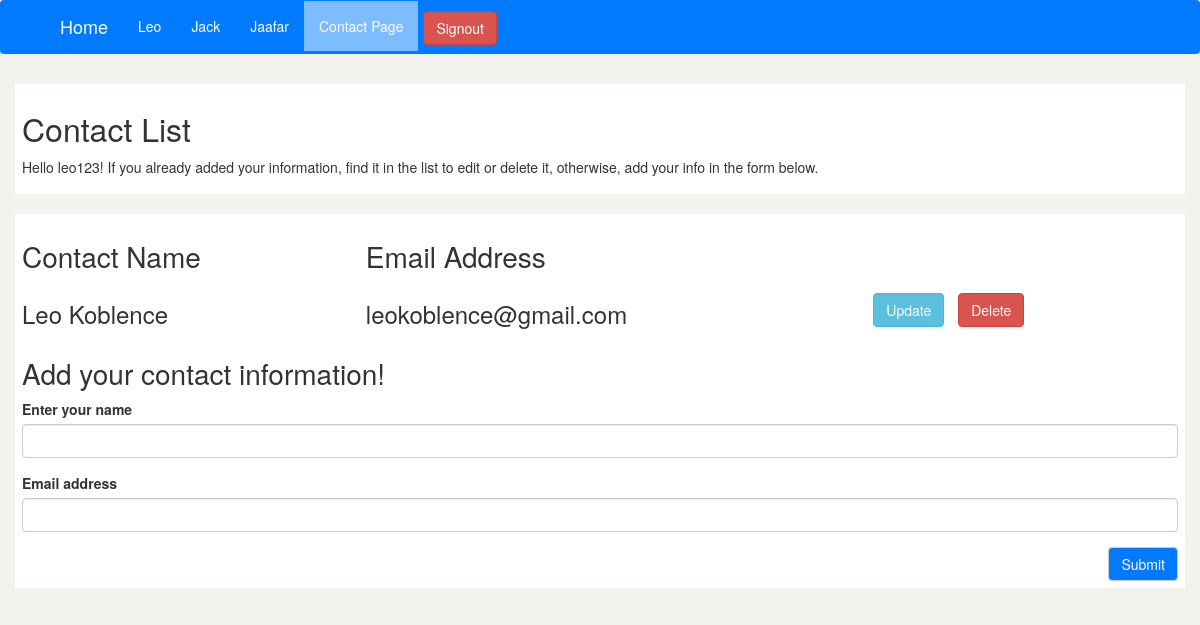
The app's page /contact (signed in) with its own data.
### app.py (models this page shows)
class Contact(db.Model):
	id = db.Column(db.Integer, primary_key=True)
	name = db.Column(db.String(200), nullable=False, unique=False)
	email = db.Column(db.String(200), nullable=False, unique=True)
	username = db.Column(db.String(200), nullable=False, unique=False)

### app.py (the view, shortened to what this page needs)
@app.route('/contact', methods=['GET', 'POST'])
def contact():
	contact = Contact.query.all()
	form = ContactForm()
	contacts = Contact().query.all()
	error = None
	return render_template('contact.html', form = form, contacts = contacts, authenticated=session['authenticated'], username=session['username'])

### app.py
class ContactForm(FlaskForm):
	name = StringField('Enter your name', validators=[DataRequired()])
	email = EmailField('Email address', [DataRequired(), Email()])
	submit = SubmitField('Submit')

### templates/contact.html (shortened to what this page needs)
{% extends "base.html" %}
{% set active_page = "contact" %}
{% import "bootstrap/wtf.html" as wtf %}
{% block content %}
<body>
<div class="bg-light">
	<main class="container">
		<div class="row display-flex">
			<div class ="bg-layout col-lg-12 col-md-12 col-xs-12">
					<h1> Contact List </h1>
					{% if authenticated %}
						<p>Hello {{username}}! If you already added your information, find it in the list to edit or delete it, otherwise, add your info in the form below.</p>
					{% else %}
						<p>To see our contact list, <a href ="{{url_for('create')}}">sign up</a> to add your contact information to our list, or <a href ="{{url_for('signin')}}">sign in</a> to edit or delete your already created information.</p>
					{% endif %}
			</div>
			{% if authenticated %}
				<div class ="bg-layout col-lg-12 col-md-12 col-xs-12 ">
					<table>
						<tr>
							<th><h2>Contact Name</h2></th>
							<th><h2>Email Address</h2></th>
							<th></th>
						</tr>
						{% for contact in contacts %}
						{% set update_url= url_for('edit_page', contactId=contact.id)%}
						{% set delete_url= url_for('delete', contactId=contact.id)%}
						<tr>
							<td><h3>{{contact.name}}</h3></td>
							<td><h3>{{contact.email}}</h3></td>
							{% if authenticated %}
								{% if username == contact.username %}
									<td><a href="{{update_url}}"><button id="update" class="btn btn-info" >Update </button> </a> <a href='{{delete_url}}'> <button id="delete" class="btn btn-danger"> Delete </button></a></td>
								{% endif %}
							{% endif %}
						</tr>
						{% endfor %}
					</table>
					{% if authenticated %}
						<h2>Add your contact information!</h2>
						{{ wtf.quick_form(form) }}
					{% endif %}
				</div>
			{% endif %}
		</div>
	</main>
</div>
</body>
{% endblock %}

### static/styles.css (style rules this page uses)
body { background-color: #f3f2ef; }
.bg-layout { background-color: white; padding: 7px; }
h1 { font-size: 32px; }
h2 { font-size: 28px; }
h3 { font-size: 24px; }
.row.display-flex { display: flex; flex-wrap: wrap; }
.row.display-flex > [class*='col-'] { display: flex; flex-direction: column; }
[class*="col-"] { margin-bottom: 10px; margin-top: 10px; }
#submit { background-color: #007bff !important; color: white; float: right; }
#delete a:hover , #update a:hover, { text-decoration: none; }
#delete, #update { margin: 5px; }

### records on screen
Contact: username "leo123", name "Leo Koblence", email "leokoblence@gmail.com"

### other values on screen
{{ caption|e }} "Home" "Leo" "Jack" "Jaafar" "Contact Page"
